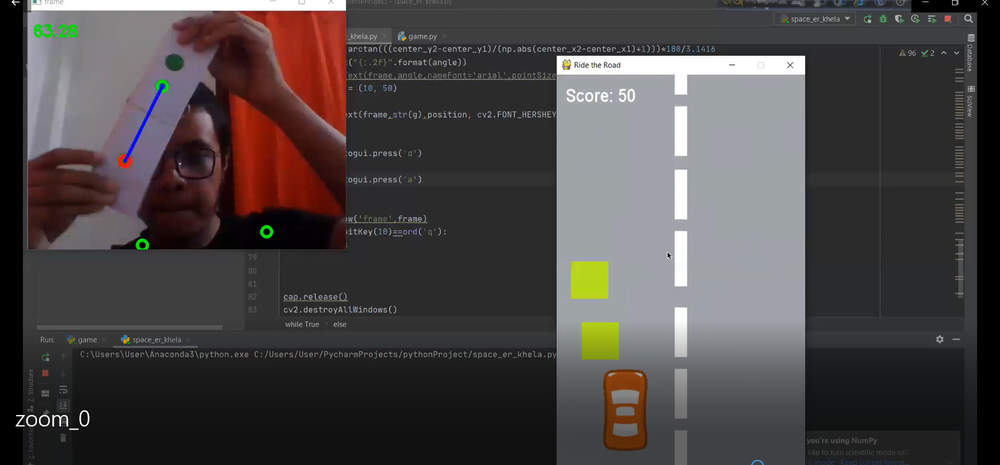
#> input picture game.PNG, 1000 x 465 px, shrunk from 1920 x 893 before the run, given in place of the camera
$ python space_er_khela.py   (older library calls are emulated)
#> lines starting #> are read from the running program, lines starting #| are printed output that depends on the picture; after the words box and inside, x2 and y2 are one past the last pixel; in counts of white or black regions, pixels touching at a corner belong together
import cv2
import numpy as np
import pyautogui
cap=cv2.VideoCapture(1)
pyautogui.FAILSAFE=False

lower_g=np.array([100,150,0],np.uint8)
upper_g=np.array([140,255,255],np.uint8)
lower_y = np.array([20, 100, 100])
upper_y = np.array([30, 255, 255])

y_prev=0
center_x1=0
center_y1=0
center_x2=0
center_y2=0
font= cv2.FONT_HERSHEY_SIMPLEX
bottomLeftCornerOfText = (10,500)
fontScale= 1
fontColor= (255,255,255)
lineType= 2
while True:
    r,frame=cap.read()
#> frame is the input picture: shape (465, 1000, 3); mean B, G, R 69.1, 69.4, 74.2
    hsv=cv2.cvtColor(frame,cv2.COLOR_BGR2HSV)
#> hsv: shape (465, 1000, 3); mean H, S, V 56.3, 29, 77.3
    mask1=cv2.inRange(hsv,lower_g,upper_g)
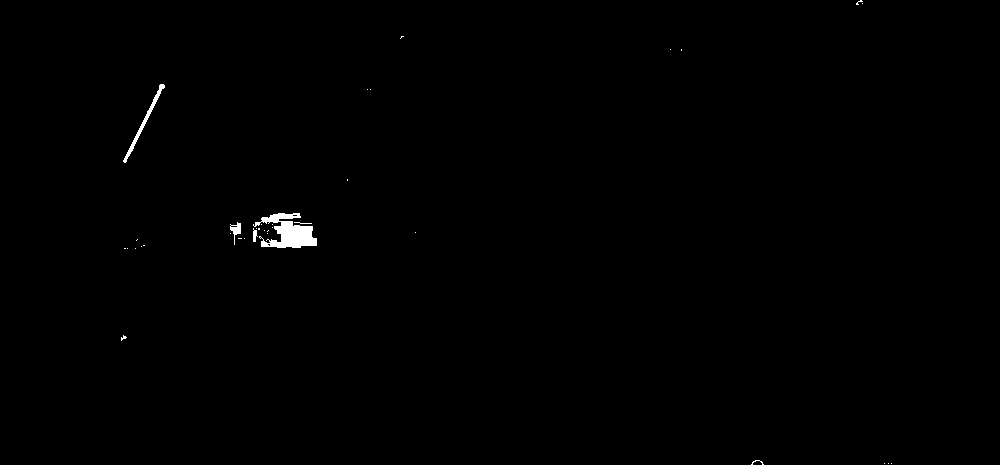
#> mask1: shape (465, 1000); 0.38% white; 36 white regions (31 under 20 px), largest, box (x1, y1, x2, y2) and area: (253, 213, 317, 248) 1195, (123, 84, 165, 163) 324, (230, 222, 241, 245) 105, (253, 228, 258, 242) 44, (751, 460, 764, 465) 20
    mask2=cv2.inRange(hsv,lower_y,upper_y)
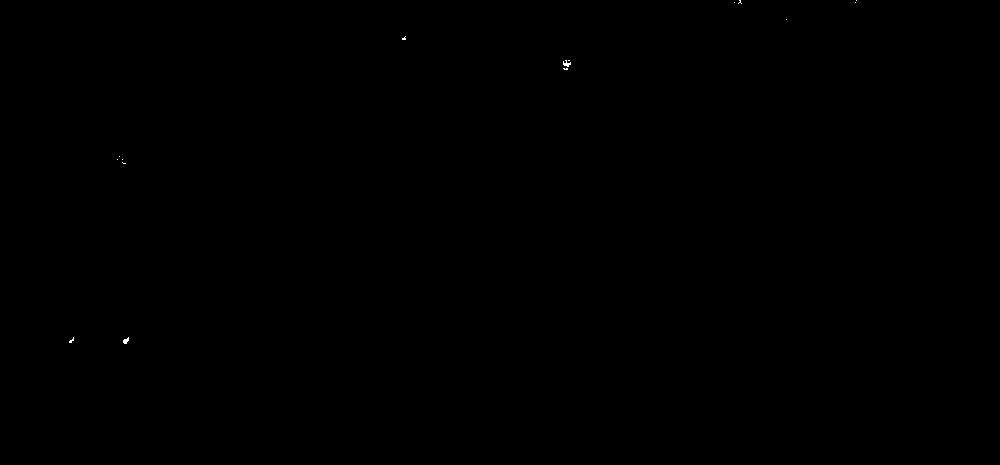
#> mask2: shape (465, 1000); 0.02% white in thin lines or dots, all inside (x1, y1, x2, y2) = (69, 0, 857, 344)
    image,contours,h=cv2.findContours(mask1,cv2.RETR_EXTERNAL,cv2.CHAIN_APPROX_SIMPLE)
#> contours = 36 contours, 32 with area under 20; largest, box (x1, y1, x2, y2) and area: (253, 213, 317, 248) 1049, (123, 84, 165, 163) 242, (230, 222, 241, 245) 81, (253, 228, 258, 242) 27; h = 36 rows, first 6: [1, -1, -1, -1], [2, 0, -1, -1], [3, 1, -1, -1], [4, 2, -1, -1], [5, 3, -1, -1], [6, 4, -1, -1]
    image2,contours2,h2=cv2.findContours(mask2,cv2.RETR_EXTERNAL,cv2.CHAIN_APPROX_SIMPLE)
#> contours2 = 15 contours, all with area under 20; h2 = 15 rows, first 6: [1, -1, -1, -1], [2, 0, -1, -1], [3, 1, -1, -1], [4, 2, -1, -1], [5, 3, -1, -1], [6, 4, -1, -1]


    for c in contours:
        area=cv2.contourArea(c)
        if(area>100):
            x,y,w,h=cv2.boundingRect(c)
            center_x1=int(x+(w/2))
            center_y1=int(y+(h/2))
            cv2.circle(frame,(center_x1,center_y1),10,(0,255,0),5)
#> this loop made 36 passes
#> (area, x, y, w, h, center_x1, center_y1) on passes 27, 31: (1049, 253, 213, 64, 35, 285, 230), (242.5, 123, 84, 42, 79, 144, 123)
#> area on passes 21, 26: 27, 81
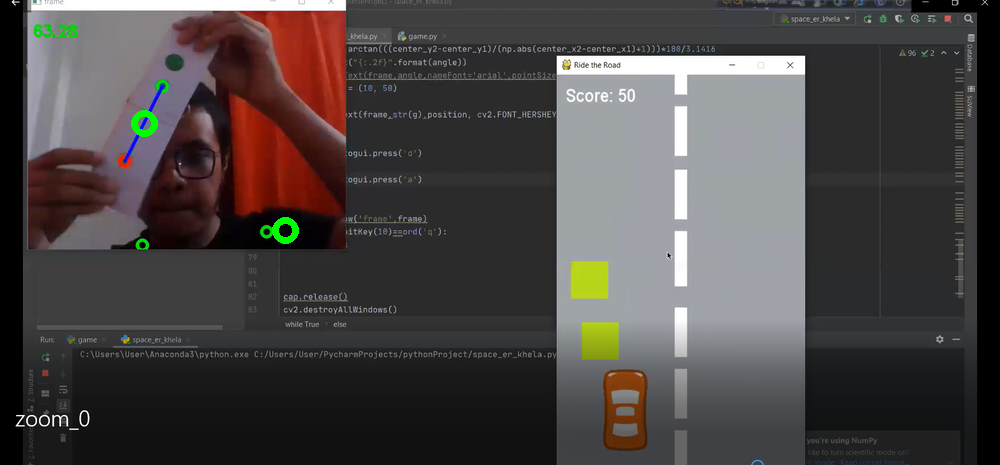
#> frame: shape (465, 1000, 3); 0.18% of pixels changed, all inside (x1, y1, x2, y2) = (131, 110, 299, 244)


           # y_prev=y
    for c in contours2:
        area=cv2.contourArea(c)

        if(area>100):
           x, y, w, h = cv2.boundingRect(c)
           center_x2 = int(x + (w / 2))
           center_y2 = int( y + (h / 2))
           cv2.circle(frame, (center_x2, center_y2), 10, (0, 0, 255), 5)
#> this loop made 15 passes
#> (c, area) on passes 3, 4, 5, 6, 8, 11, 12, 13, 14: ([[122, 162], [123, 163], [125, 163], [123, 163]], 0), ([[122, 159]], 0), ([[117, 159]], 0), ([[119, 156]], 0), ([[568, 60], [569, 60]], 0), ([[786, 19]], 0), ([[855, 2]], 0), ([[734, 2]], 0), ([[856, 0]], 0)
#> area on passes 1, 2, 7, 9, 10, 15: 17, 6, 2.5, 16, 4, 1
          # cv2.rectangle(frame, (x, y), (x + w, y + h), (0, 0, 255), 3)
           #pyautogui.press('up')


    cv2.line(frame,(center_x1,center_y1),(center_x2,center_y2),(255,0,0),5)

    angle=np.arctan(((center_y2-center_y1)/(np.abs(center_x2-center_x1)+1)))*180/3.1416
#> angle = -40.31
    g = float("{:.2f}".format(angle))
#> g = -40.31
    #cv2.addText(frame,angle,nameFont='arial',pointSize=20,color=(0,255,0),org=(10,10))
    position = (10, 50)

    cv2.putText(frame,str(g),position, cv2.FONT_HERSHEY_SIMPLEX, 1, (0,255,0), 4)
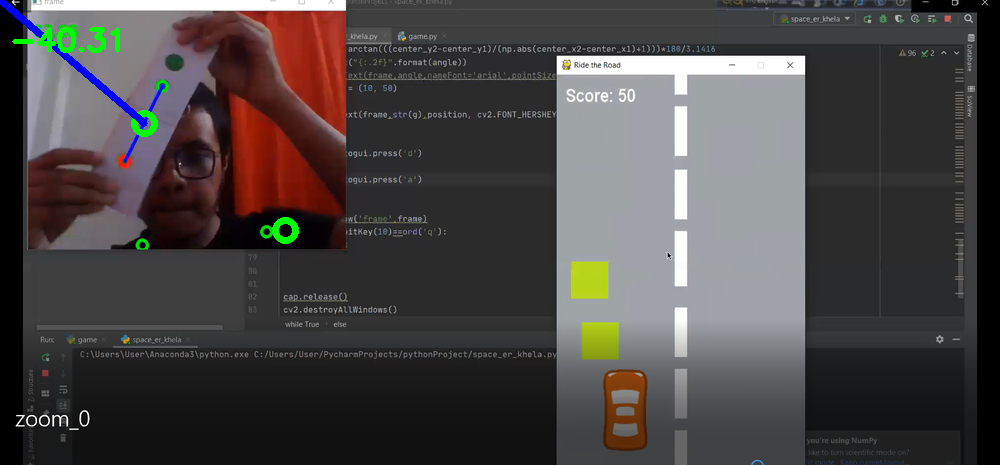
#> frame: shape (465, 1000, 3); mean B, G, R 69.1, 69.7, 73.6

    if g>10:
        pyautogui.press('d')
    else:
        pyautogui.press('a')


    cv2.imshow('frame',frame)
    if cv2.waitKey(10)==ord('q'):
#> (key q is pressed here)
        break


cap.release()
cv2.destroyAllWindows()
